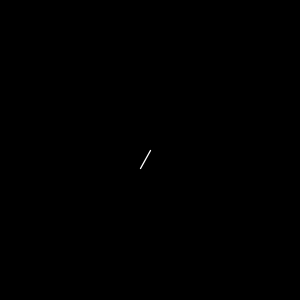
Frame 1 (no input)
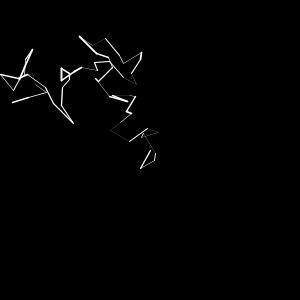
Frame 60 (the mouse pressed at the canvas centre just before this capture)
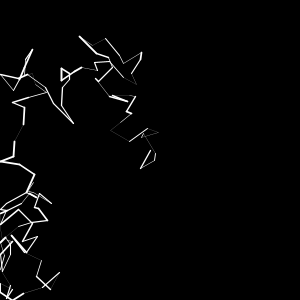
Frame 120 (the mouse held since frame 60 and released just before this capture)

The Processing sketch that drew these frames (run headless with seeded random() and noise(); from frame 60 on, the mouse is pressed at the canvas centre):

// Processing sketch: processing_47799
// ── processing_47799.pde

float x;
float y;
float _x;
float _y;
boolean toggleLoop = true;

void setup() {
  size(300, 300);
  background(0);
  stroke(255);
  smooth();
  x = width / 2;
  y = height / 2;
}

void draw() {
  positionCheck();
  strokeWeight(random(2));
  randLine();
}

void randLine() {		
  _x = (int) constrain(x + random(-20, 20), 0, width);
  _y = (int) constrain(y + random(-20, 20), 0, height);	

  line(x, y, _x, _y);

  x = _x;
  y = _y;
}

void mousePressed() {
  if (mouseButton == LEFT) {
    if (toggleLoop) { 
      noLoop(); 
      toggleLoop = false;
    }
    else { 
      loop(); 
      toggleLoop = true;
    }
  }
}

void positionCheck() {
  if (x>width-_x || x<0+_x || y>height-_y || y<0+_y) {
    _x = width / 2;
    _y = height / 2;
  }
}
